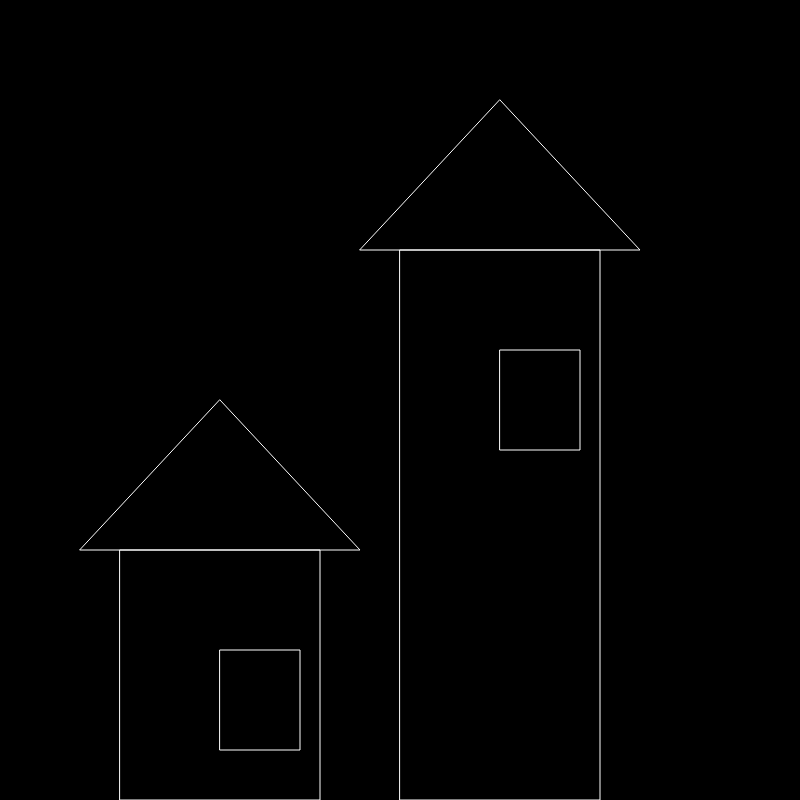
Frame 1 (no input)
Frame 60 (no input): identical to frame 1, image omitted
Frame 120 (the mouse pressed at the canvas centre since frame 60): identical to frame 1, image omitted

The p5.js sketch that drew this single still picture (run headless with seeded random() and noise() and a simulated clock; from frame 60 on, the mouse is pressed at the canvas centre):

// p5.js sketch
// ── sketch.js
var h1, h2;

function setup() {
  createCanvas(800, 800);
  h1 = new House(400, 550);
  h2 = new House(120, 250);
}

function draw() {
  
  background(0);
  h1.draw();
  h2.draw();
}

function keyPressed() {
  if (key==' ') {
    h2.toggleWindow();
  }
}

function House(x_, size_) {   // we can take arguments in the class constructor

  this.x = x_;     // position variable
  this.size = size_;  // size of the house variable

  this.windowRed = false; // draw the window red

  // this function will toggle the value of windowRed, i.e.
  // if windowRed is true, change it to false, and if it is
  // false, change it to true
  this.toggleWindow = function() {
    if (this.windowRed == true) {
      this.windowRed = false;
    }
    else if (this.windowRed == false) {
      this.windowRed = true;
    }
  }
  
  this.draw = function() {
    noFill();
    stroke(255);
    rect(this.x, height-this.size, 200, this.size);
    triangle(this.x - 40, height-this.size, this.x + 240, height-this.size, this.x + 100, height-this.size-150);
    
    // if windowRed is true, color the window red
    if (this.windowRed == true) {
      fill(255, 0, 0);
    }
    rect(this.x + 100, height-this.size+100, 80, 100);
  }; 
};
